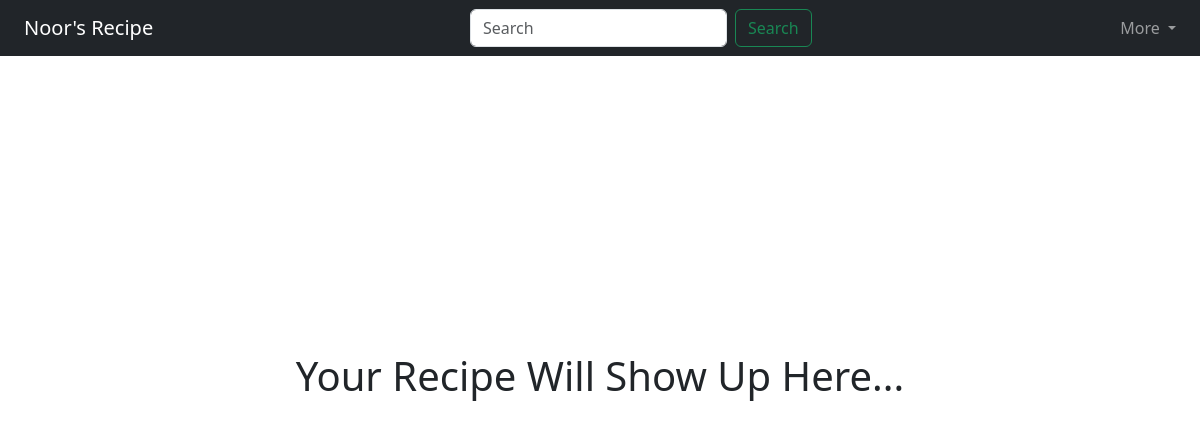
/my_recipe/ (signed in), run on an earlier commit of the app's database.
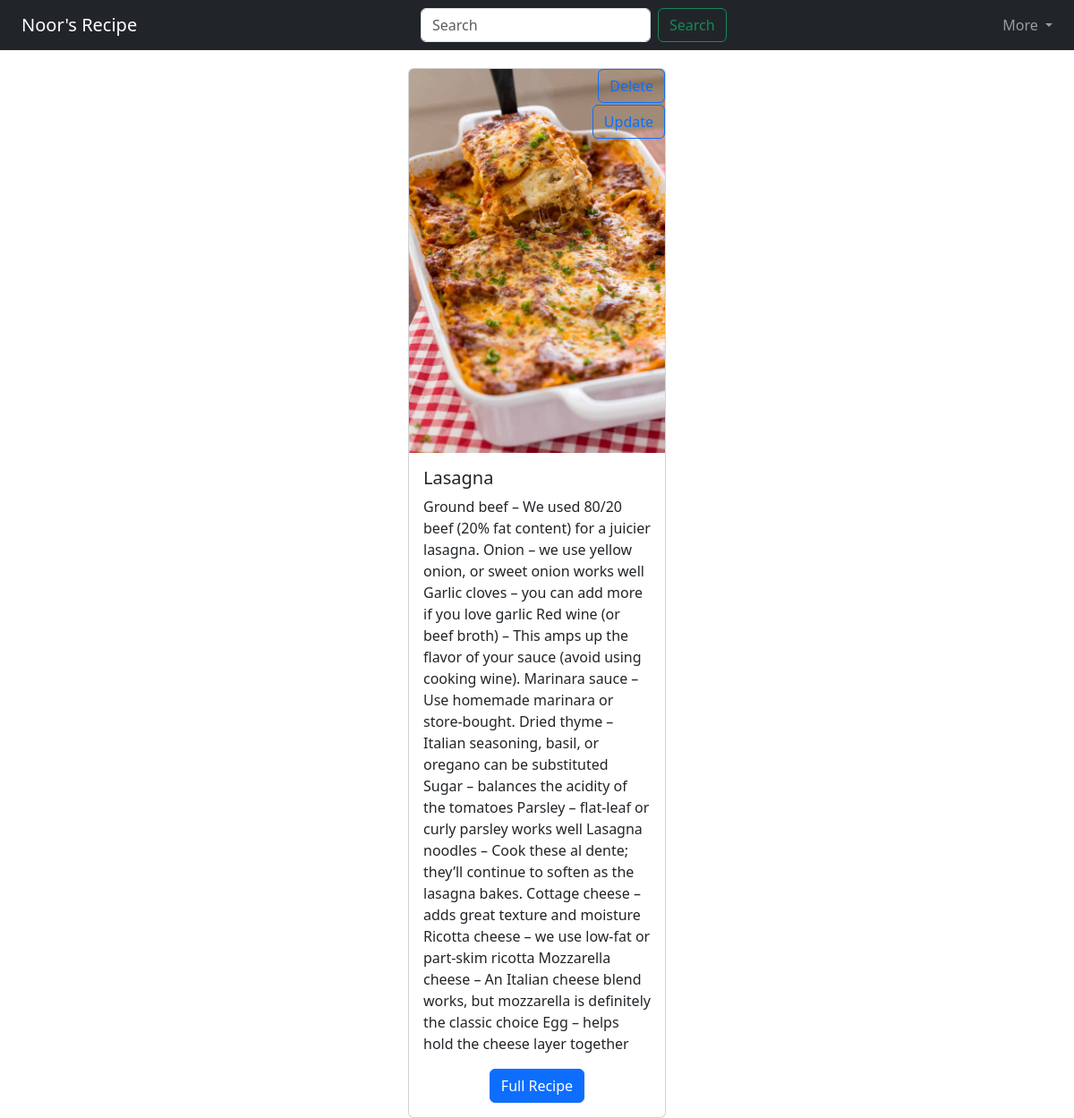
And on a later commit of the database.
### home/models.py (models this page shows, shortened)
class RecipeModel(models.Model):
    user = models.ForeignKey(User, on_delete=models.SET_NULL, null=True, blank=True)
    recipe_name = models.TextField(null=True)
    recipe_description = models.CharField(max_length=1500)
    recipe_file = models.FileField(upload_to='recipe_images')

### home/views.py (the view)
# urls.py: path('my_recipe/', my_recipe, name='my_recipe'),
@login_required(login_url='/login')
def my_recipe(request):
    current_user = request.user
    recipes_data = RecipeModel.objects.filter(user=current_user)
    page_title = 'Explore Recipe'
    if request.GET.get('search'):
        recipes_data = RecipeModel.objects.filter(recipe_name__icontains = request.GET.get('search'), user=current_user)
    return render(request, 'my_recipe.html', context={'recipes':recipes_data, 'PageTitle':page_title,  'data_len': len(recipes_data)})

### home/templates/my_recipe.html (shortened to what this page needs)
<!DOCTYPE html>
<html lang="en">
<head>
  <link href="https://cdn.jsdelivr.net/npm/bootstrap@5.3.3/dist/css/bootstrap.min.css" rel="stylesheet"
 />
</head>
<body>
  <nav class="navbar navbar-dark bg-dark justify-content-between navbar-expand-lg">
    <a href="/" class="navbar-brand ms-4">Noor's Recipe</a>
    <form class="d-flex">
      <input class="form-control me-2" type="search" placeholder="Search" name="search" aria-label="Search">
      <button class="btn btn-outline-success" type="submit">Search</button>
    </form>
    <div class="d-flex me-2">
      <div>
        <ul class="navbar-nav me-2">
          <li class="nav-item dropdown">
            <a class="nav-link dropdown-toggle" href="#" role="button" data-bs-toggle="dropdown" aria-expanded="false">
              More
            </a>
          </li>
        </ul>
      </div>
    </div>
  </nav>
  {%if data_len == 0%}
  <h1 style="display: flex;
    justify-content: center;
    align-items: center;
    height: 80vh;">
    Your Recipe Will Show Up Here...
  </h1>
  {% endif %}
  {%for recipe in recipes%}
  <div class="contrainer" style="margin-top: 20px;">
    <div class="card m-auto" style="width: 18rem;">
      <img src="/media/{{recipe.recipe_file}}" class="card-img-top" alt="...">
      <a href="/delete_recipe/{{recipe.id}}" class="btn btn-outline-primary"
        style="position: absolute; right: 0px;">Delete</a>
      <a href="/update_recipe/{{recipe.id}}" class="btn btn-outline-primary"
        style="position: absolute; right: 0px; top: 40px;">Update</a>
      <div class="card-body">
        <h5 class="card-title">{{recipe.recipe_name}}</h5>
        <p class="card-text">{{recipe.recipe_description}}</p>
        <div class="text-center">
          <a href="#" class="btn btn-primary ">Full Recipe</a>
        </div>
      </div>
    </div>
  </div>
  {% endfor %}
</body>
</html>

What changed in the data, as far as the page shows it:
added RecipeModel: recipe_file (picture), recipe_name "Lasagna", recipe_description "Ground beef – We used 80/20 beef (20% fat content) for a juicier lasagna. Onion – we use yellow onion, or sweet onion works well Garlic cloves – you can add more if you love garlic Red wine (or beef broth) – This amps up the flavor of your sauce (avoid using cooking wine). Marinara sauce – Use homemade marinara or store-bought. Dried thyme – Italian seasoning, basil, or oregano can be substituted Sugar – balances the acidity of the tomatoes Parsley – flat-leaf or curly parsley works well Lasagna noodles – Cook these al dente; they’ll continue to soften as the lasagna bakes. Cottage cheese – adds great texture and moisture Ricotta cheese – we use low-fat or part-skim ricotta Mozzarella…"
Also different on the page:
text no longer shown: "Your Recipe Will Show Up Here..."
